Frame 1 (no input): blank canvas, image omitted
Frame 60 (no input): blank canvas, image omitted
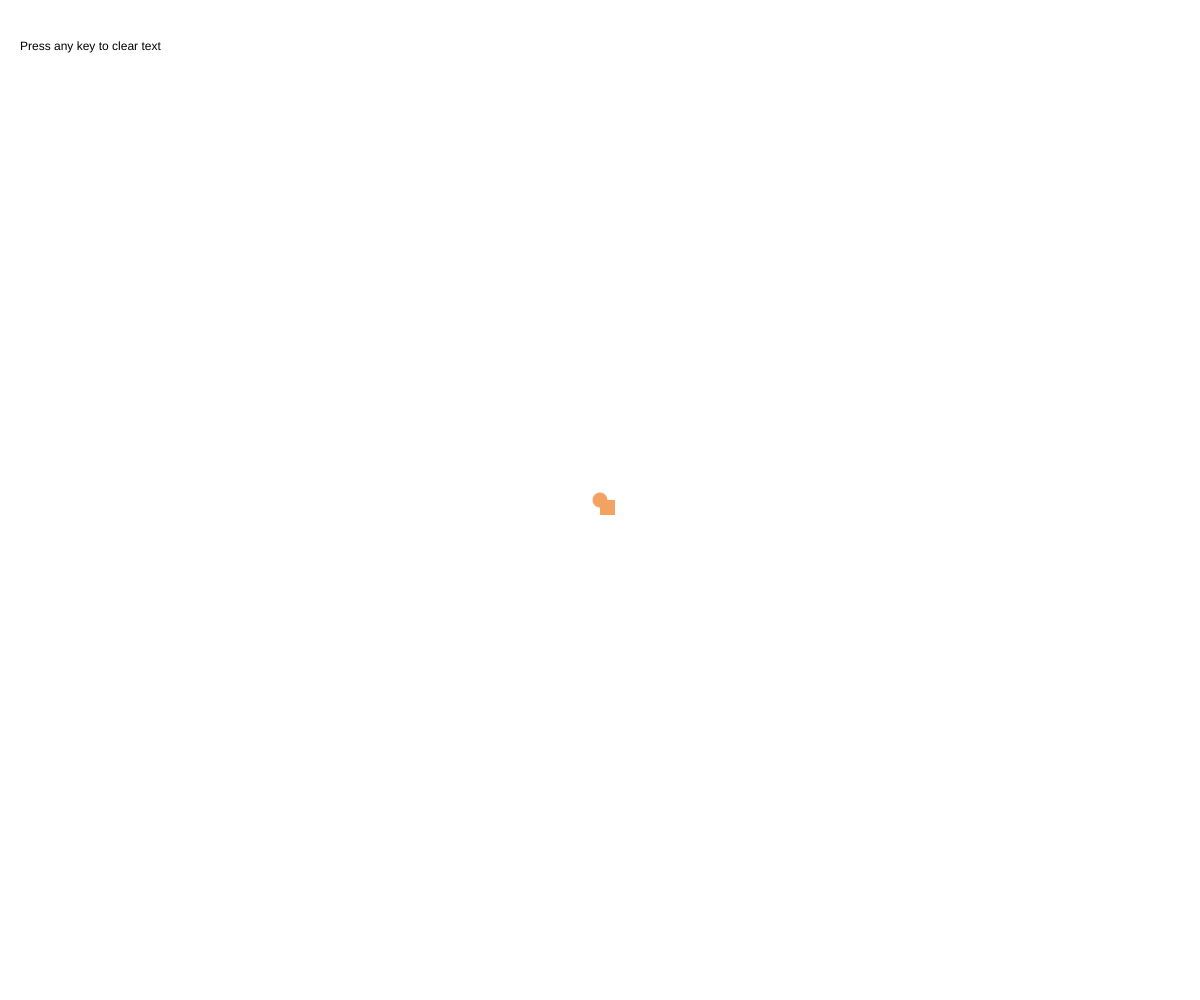
Frame 120 (the mouse pressed at the canvas centre since frame 60)

The p5.js sketch whose frames 1 and 60 were blank and that drew this single picture after the mouse press (run headless with seeded random() and noise() and a simulated clock; from frame 60 on, the mouse is pressed at the canvas centre):

// p5.js sketch
// ── sketch.js
function printText() {
   fill(color(0));
   text("Press any key to clear text", 20, 50);
} 

function setup() {
  createCanvas(windowWidth, windowHeight);
  // Start with a white background
  background(color(255));
  noStroke(); // ;We will use fill to define the color of our 'line'
  printText(); 
}

function draw() {
}

function fillColor() {
  var colors1 = ["#264653", "#287271", "#2a9d8f", "#8ab17d", "#e9c46a", "#f4a261", "#e76f51"]
  // Set the fill color and thickness (strokeWeight can also be used with line() function)
  var Color1 = color(colors1[Math.floor(random(0, colors1.length))]);
  fill(Color1);
}

// This function is called every time the mouse is dragged
function mouseDragged() {
  // Calculate the distance (speed) between the current and previous mouse position
  let speed = dist(mouseX, mouseY, pmouseX, pmouseY);
  
  // Map the speed to a thickness range (e.g., from 1 to 30 pixels)
  // Inverse mapping: faster movement = smaller thickness
  let lineThickness = map(speed, 0, 50, 30, 1); 
  lineThickness = constrain(lineThickness, 1, 30); // Keep thickness within bounds
  fillColor();
  ellipse(mouseX, mouseY, lineThickness, lineThickness); // Draw an ellipse as our "line" segment
}

// This function allows for drawing a single point if the user just clicks
function mousePressed() {
    fillColor();
    ellipse(mouseX, mouseY, 15, 15);
    rect(mouseX, mouseY, 15, 15);
}

// Press 'c' key to clear the canvas or cycle colors
function keyPressed() {
   background(255); // Clear to white
   printText();
}
